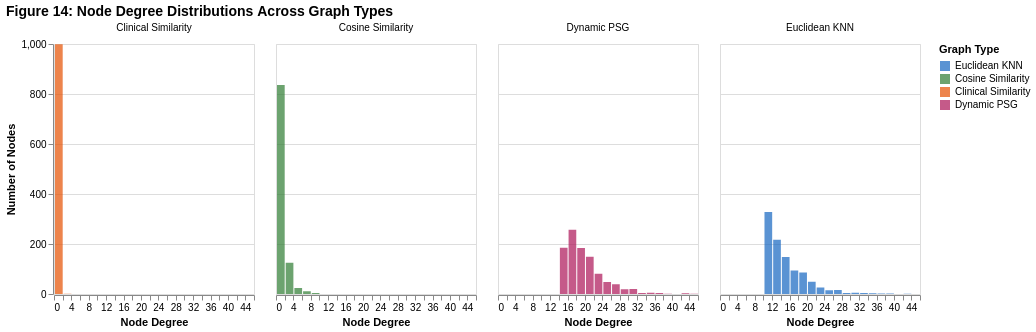

Notebook cell for this chart:
### Markdown cell above
### 5.1 Graph Topology Visualization (Altair + Matplotlib)

### Code cell
# ═══════════════════════════════════════════════════════════════════════
# GRAPH DEGREE DISTRIBUTIONS — Altair
# ═══════════════════════════════════════════════════════════════════════

GRAPH_COLORS = {
    'Euclidean KNN': '#1565C0', 'Cosine Similarity': '#2E7D32',
    'Clinical Similarity': '#E65100', 'Dynamic PSG': '#AD1457',
}

degree_data = []
for name, (ei, ew, stats) in graphs.items():
    degrees = np.bincount(ei[0].numpy(), minlength=X_np.shape[0])
    for d in degrees:
        degree_data.append({'Graph': name, 'Degree': int(d)})

degree_df = pd.DataFrame(degree_data)

chart = alt.Chart(degree_df).mark_bar(opacity=0.7).encode(
    x=alt.X('Degree:Q', bin=alt.Bin(maxbins=30), title='Node Degree'),
    y=alt.Y('count()', title='Number of Nodes'),
    color=alt.Color('Graph:N',
        scale=alt.Scale(domain=list(GRAPH_COLORS.keys()),
                       range=list(GRAPH_COLORS.values())),
        legend=alt.Legend(title='Graph Type')),
    column=alt.Column('Graph:N', title=''),
).properties(
    width=200, height=250,
    title='Figure 14: Node Degree Distributions Across Graph Types'
).configure_title(fontSize=14, fontWeight='bold')

chart

### Figure 1 — Vega-Lite specification as saved in the notebook (floating-point values rounded to 4 significant figures; data arrays with more than 128 entries replaced by an {"elided": "..."} marker saying what was removed)
{"config": {"view": {"continuousWidth": 300, "continuousHeight": 300}, "title": {"fontSize": 14, "fontWeight": "bold"}}, "data": {"name": "data-ab92d7683a1e357e3b5df2ef95fecae9"}, "mark": {"type": "bar", "opacity": 0.7}, "encoding": {"color": {"field": "Graph", "legend": {"title": "Graph Type"}, "scale": {"domain": ["Euclidean KNN", "Cosine Similarity", "Clinical Similarity", "Dynamic PSG"], "range": ["#1565C0", "#2E7D32", "#E65100", "#AD1457"]}, "type": "nominal"}, "column": {"field": "Graph", "title": "", "type": "nominal"}, "x": {"bin": {"maxbins": 30}, "field": "Degree", "title": "Node Degree", "type": "quantitative"}, "y": {"aggregate": "count", "title": "Number of Nodes", "type": "quantitative"}}, "height": 250, "title": "Figure 14: Node Degree Distributions Across Graph Types", "width": 200, "$schema": "https://vega.github.io/schema/vega-lite/v6.4.1.json", "datasets": {"data-ab92d7683a1e357e3b5df2ef95fecae9": {"elided": "4000 records"}}}
